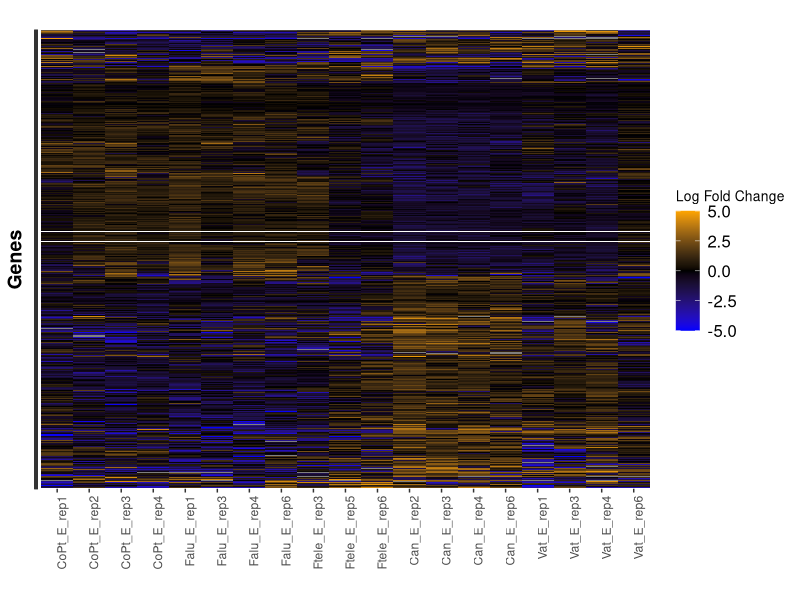
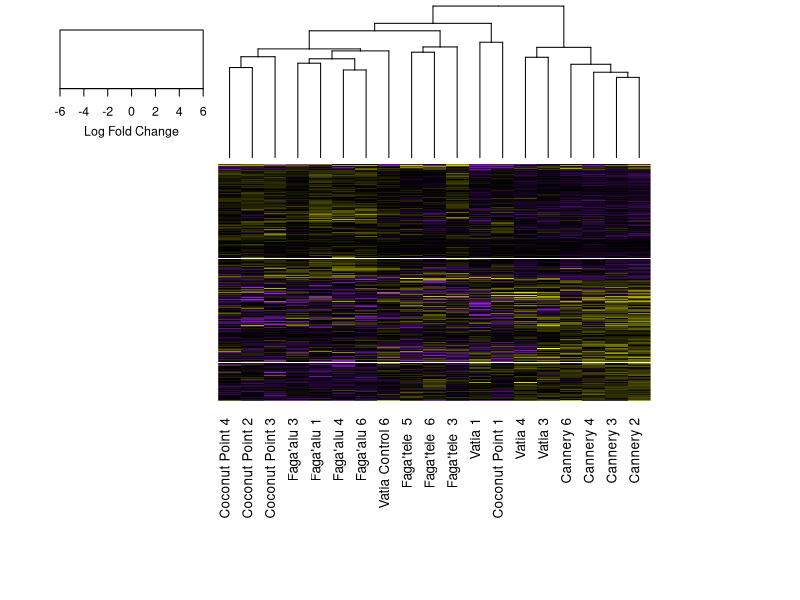

Recreate these plots in R, in order.
## ---- chunk 1
setwd("/Users/Melissa/Desktop/GitHub/RNAseq_allsites_Barshisreference/data/Controls_only/")
library(tidyverse) 
library(reshape2)  
library(ggplot2)   
library(ggdendro)
library(gplots)
library(RColorBrewer)
## ---- chunk 2
# load data
data <- read.table("../../data/Controls_only/diffExpr.P0.05_C2.matrix.log2.centered.dat", header=TRUE, sep = "\t")
head(data)
#how many contigs
nrow(data) 

#Check for row duplicates
data[duplicated(data) | duplicated(data, fromLast=TRUE), ]

#Re-organize data 
#cluster rows
row.order <- hclust(dist(data))$order 
#cluster columns by sample order 
names(data)
col.order <-c(1,2,3,4,5,6,7,8,9,10,11,12,13,14,15,16,17,18,19)
#re-order matrix according to clustering
dat_clust <- data[row.order, col.order] # re-order matrix according to clustering
#reshape into data frame
df_molten_dat <- melt(as.matrix(dat_clust)) 
names(df_molten_dat)[c(1:2)] <- c("Trinity_ID", "treatment")
df_molten_dat
## ---- chunk 3
#Find min and max of value column in data frame to determine range of heatmap

max <- max(df_molten_dat$value)
min <- min(df_molten_dat$value)
mean <- mean(df_molten_dat$value)
IQR(df_molten_dat$value)

#plot heatmap
g <- ggplot(df_molten_dat, aes(x=treatment,y=Trinity_ID)) +
  geom_tile(aes(fill = value)) +
  scale_fill_gradient2(
  #set colors
  low="blue", mid="black", high="orange", 
  #set midpoint, max, min, can change these to change the color scale
  midpoint=0, limits=c(-5,5)) + 
  ylab("Genes") +
  xlab("") +
  ggtitle("") +
  theme(legend.title = element_text(size = 10),
        legend.text = element_text(size = 12),
        plot.title = element_text(size=10),
        axis.title = element_text(size=14,face="bold"),
        #change x text size
        axis.text.x = element_text(angle = 90, hjust = 1),
        #make y text tiny. Can make bigger if you want to read contig names
        axis.text.y = element_text(angle = 20, size = 0))+
  labs(fill = "Log Fold Change")

g

#ggsave("../Figures/Classic_EdgeR/heatmap_p0.001_allheatvcontrol_04_26_21_smallerlimits.png",plot=g)
## ---- chunk 4

data_betterlabels <- data
names(data_betterlabels)
names(data_betterlabels) <- c("Coconut Point 1" , "Coconut Point 2"  ,"Coconut Point 3" , "Coconut Point 4",  "Faga'alu 1"  ,"Faga'alu 3",  "Faga'alu 4" ,"Faga'alu 6"  ,"Faga'tele  3" ,"Faga'tele  5" ,"Faga'tele  6" ,"Cannery 2",   "Cannery 3"   ,"Cannery 4"  ,
"Cannery 6"   ,"Vatia 1"   ,"Vatia 3"  , "Vatia 4"  , "Vatia Control 6" )

my_palette <- colorRampPalette(c("purple", "black", "yellow"))

col_breaks = c(seq(-6,-2,length=100), # for purple
seq(-1.99,1.99,length=100),  # for black
seq(2,6,length=100)) #yellow


jpeg(file = "../../Figures/Classic_EdgeR/controls_only/heatmap_p0.05_controlsonly_07_18_21.jpg")

heatmap.2(as.matrix(data_betterlabels), dendrogram = c("column"), col=my_palette, trace="none", 
          labRow=FALSE, ylab="", xlab=" ", breaks = col_breaks, density.info="none", key.xlab="Log Fold Change",
          key.title =" ",margins =c(12,9))
dev.off()
